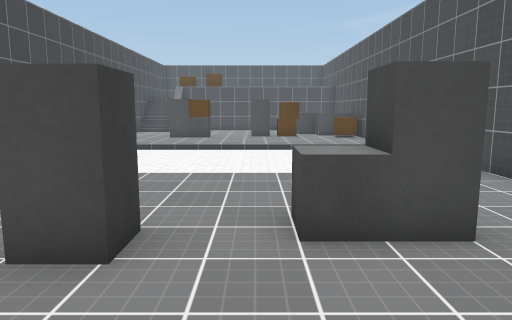
View 1 (above)

21 first-person views from a walk through a scene from a Unity 3-D project. The camera is 1.5 m above the floor, tilts 8° down and sees 70° across. The floor is counted in squares, 1 m on a side. Each view is taken from the middle of a square. On the plan, view 1 faces up. The plan holds only what a view shows up to about 16 squares ahead; the rest is blank. The player character is not drawn. Some animated figures are left out. Surface patterns are stand-ins for the level's own textures.

View 2
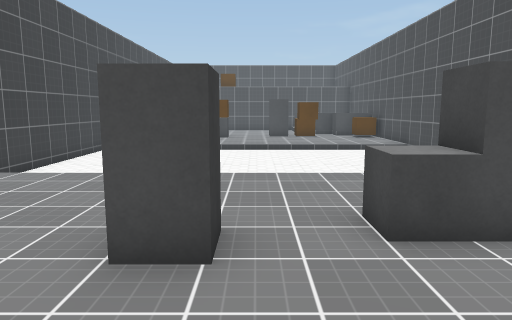

View 3
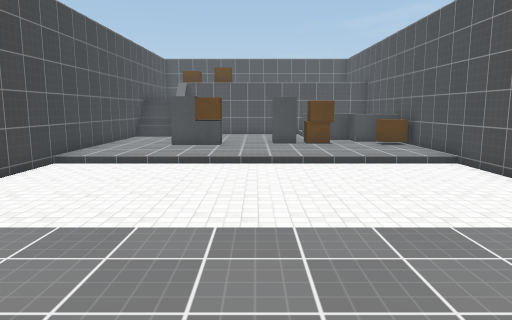

View 4
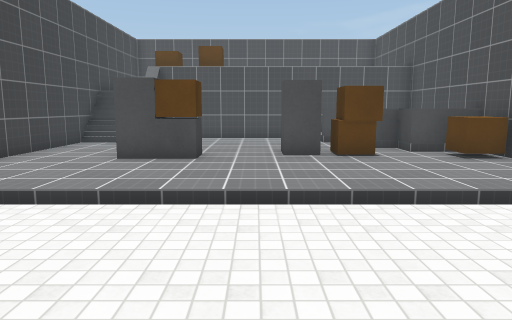

View 5
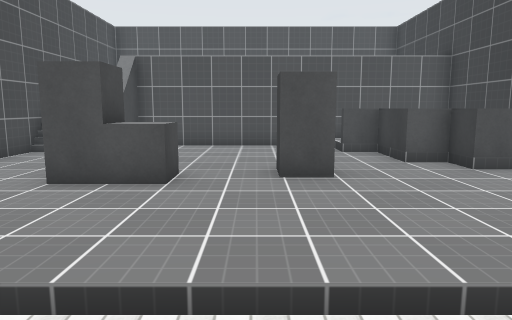

View 6
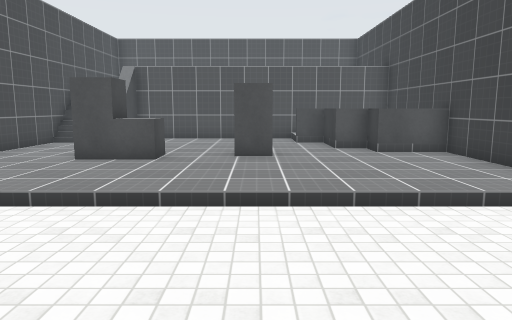

View 7
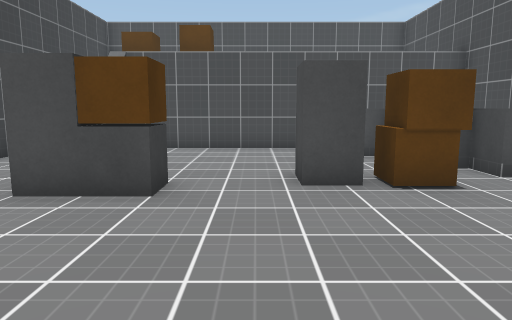

View 8
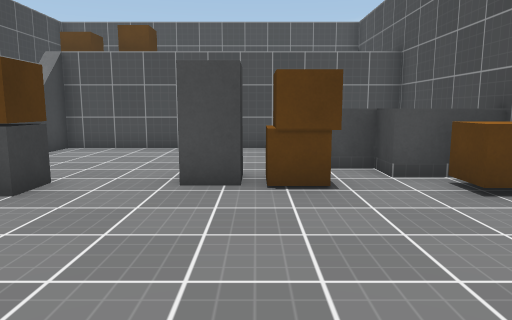

View 9
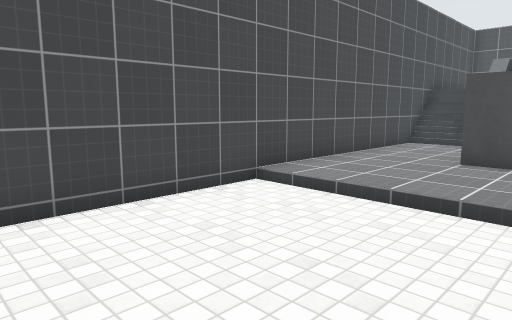

View 10
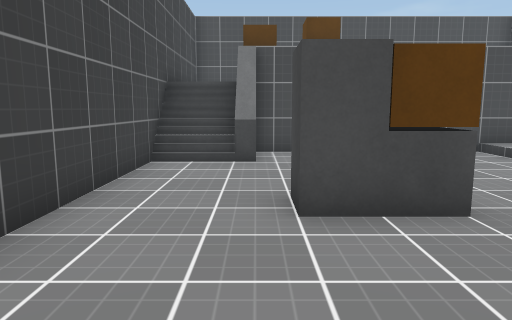

View 11
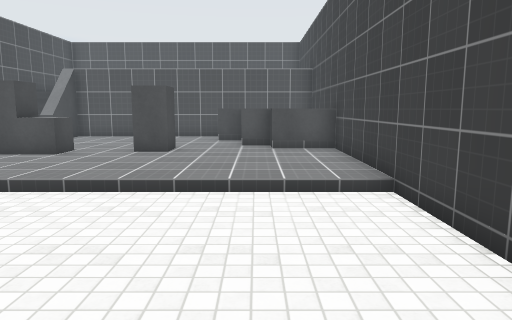

View 12
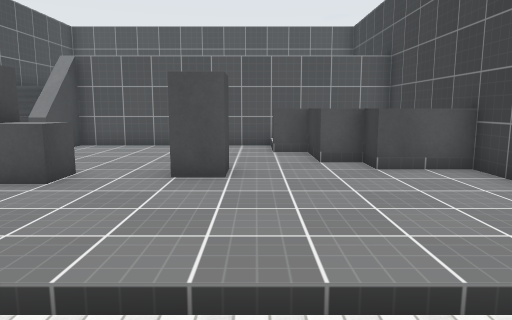

View 13
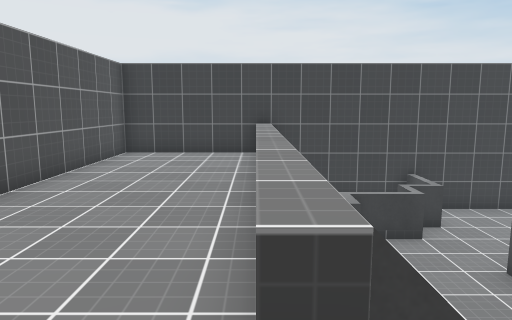

View 14
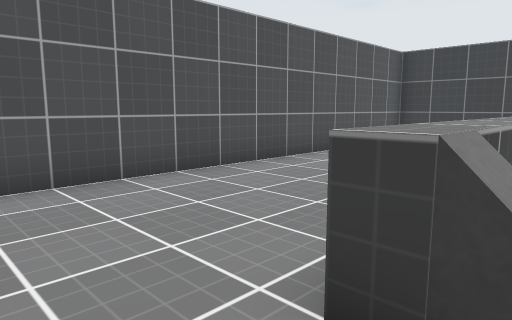

View 15
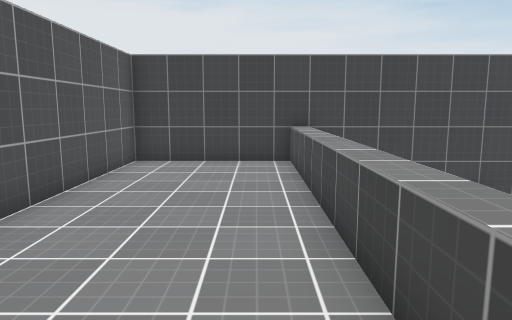

View 16
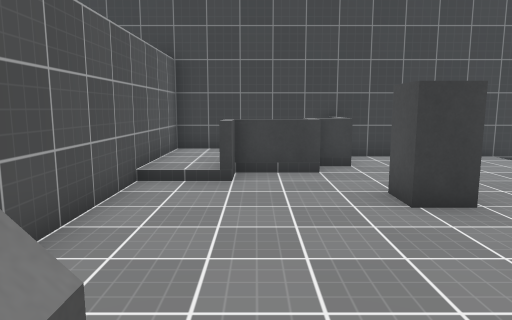

View 17
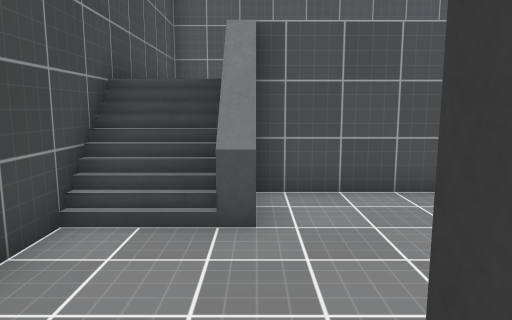

View 18
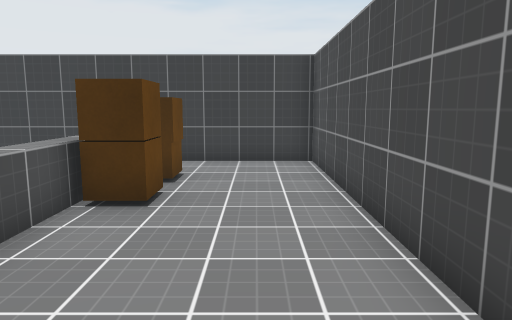

View 19
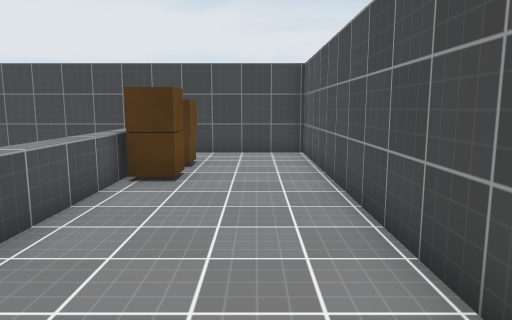

View 20
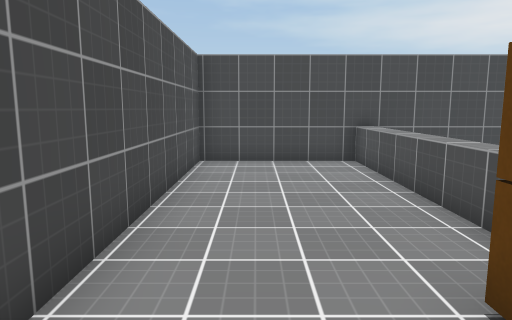

View 21
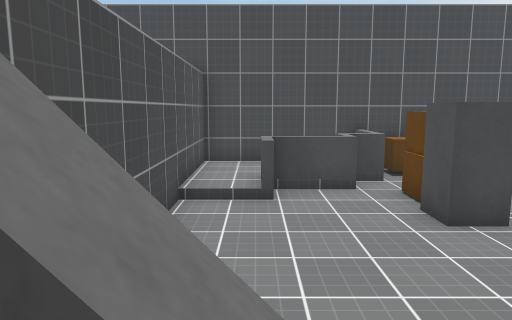

### Floor plan
Key: @ floor where view 1 was taken; # wall or solid block; . main floor; : floor 0.25 m higher than the main floor; - floor 0.25 m lower than the main floor; + floor 2 m higher than the main floor; / step, stairs or slope; = window, fence, low wall or low ledge; ^ raised ledge; C brown cube.
Columns run from 8 left of view 1 to 6 right of it. Each row starts with its distance up from view 1.
 31 ###############
 30 #+++++++++++++#
 29 #+++++++++++++#
 28 #+++++++++++++#
 27 #++CCC++++++++#
 26 #  ####=======#
 25 #//=......::::#
 24 #//^......==::#
 23 #..........=  #
 22 #..........== #
 21 #.......##C.==#
 20 #...#C..#CC.CC#
 19 #...#C.......C#
 18 #.............#
 17 #.............#
 16 #.............#
 15 #-------------#
 14 #-------------#
 13 #-------------#
 12 #-------------#
 11 #-------------#
 10 #-------------#
  9 #-------------#
  8 #.............#
  7 #.............#
  6 #.............#
  5 #........^#...#
  4 #.....#..^#...#
  3 #==...........#
  2 # #=..........#
  1 #  =..........#
  0 #::#=...@..^//#
 -1 #::::......#//#
 -2 #===========++#
 -3 #+++++++++++++#
 -4 #+++++++++++++#
 -5 #++++++++++++ #
 -6 #++++++++++++ #
 -7 ###############

Where each view was taken, in squares from view 1:
view 1: 0 up, 0 right, facing up
view 2: 0 up, 1 left, facing up
view 3: 4 up, 1 left, facing up
view 4: 10 up, 1 left, facing up
view 5: 11 up, 1 left, facing down
view 6: 14 up, 2 left, facing down
view 7: 14 up, 1 left, facing up
view 8: 14 up, 1 right, facing up
view 9: 14 up, 0 right, facing down-right
view 10: 15 up, 5 left, facing up
view 11: 15 up, 5 left, facing down
view 12: 11 up, 3 left, facing down
view 13: 2 down, 5 right, facing left
view 14: 1 down, 5 right, facing down-left
view 15: 3 down, 3 right, facing left
view 16: 1 up, 4 right, facing left
view 17: 5 up, 3 right, facing down
view 18: 29 up, 3 right, facing left
view 19: 29 up, 5 right, facing left
view 20: 29 up, 5 left, facing right
view 21: 24 up, 6 left, facing right
